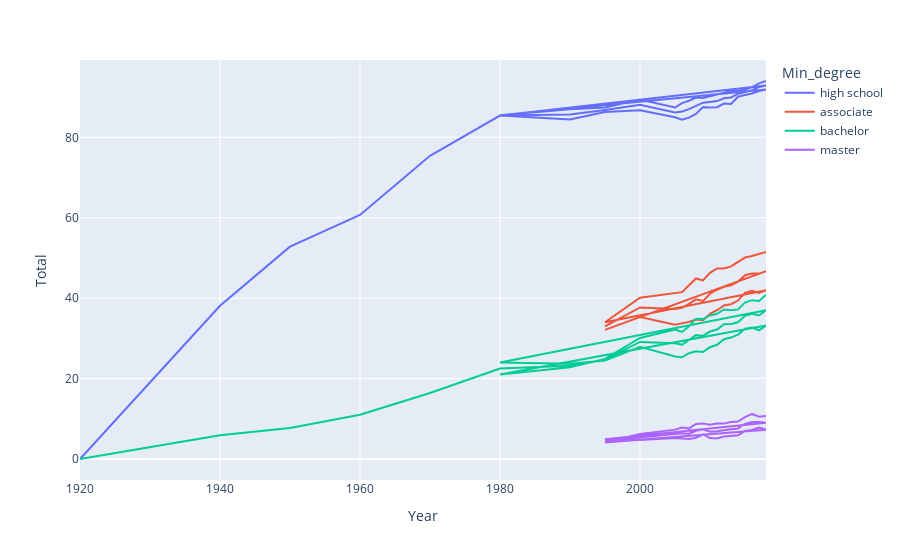

This figure's notebook cell:
### Code cell
fig = px.line(stat_Hispanic_update, x="Year", y="Total", line_group="Min_degree", color = 'Min_degree')
fig.show()

### Figure 1 — Plotly figure (JSON) as saved in the notebook; plotly's stock layout.template omitted (floating-point values rounded to 4 significant figures)
{"data": [{"hovertemplate": "Min_degree=high school<br>Year=%{x}<br>Total=%{y}<extra></extra>", "legendgroup": "high school", "line": {"color": "#636efa", "dash": "solid"}, "mode": "lines", "name": "high school", "orientation": "v", "showlegend": true, "type": "scatter", "x": [1920, 1940, 1950, 1960, 1970, 1980, 1990, 1995, 2000, 2005, 2006, 2007, 2008, 2009, 2010, 2011, 2012, 2013, 2014, 2015, 2016, 2017, 2018, 1980, 1990, 1995, 2000, 2005, 2006, 2007, 2008, 2009, 2010, 2011, 2012, 2013, 2014, 2015, 2016, 2017, 2018, 1980, 1990, 1995, 2000, 2005, 2006, 2007, 2008, 2009, 2010, 2011, 2012, 2013, 2014, 2015, 2016, 2017, 2018], "xaxis": "x", "y": [0, 38.1, 52.8, 60.7, 75.4, 85.4, 85.7, 86.8, 88.1, 86.2, 86.4, 87, 87.8, 88.6, 88.8, 89, 89.7, 89.9, 90.8, 91.2, 91.7, 92.5, 92.9, 85.4, 84.4, 86.3, 86.7, 85, 84.4, 84.9, 85.8, 87.5, 87.4, 87.5, 88.4, 88.3, 90.1, 90.5, 90.9, 91.5, 91.9, 85.5, 87, 87.4, 89.4, 87.4, 88.5, 89.1, 89.9, 89.8, 90.2, 90.7, 91.1, 91.5, 91.5, 91.8, 92.5, 93.4, 94], "yaxis": "y"}, {"hovertemplate": "Min_degree=associate<br>Year=%{x}<br>Total=%{y}<extra></extra>", "legendgroup": "associate", "line": {"color": "#EF553B", "dash": "solid"}, "mode": "lines", "name": "associate", "orientation": "v", "showlegend": true, "type": "scatter", "x": [1995, 2000, 2005, 2006, 2007, 2008, 2009, 2010, 2011, 2012, 2013, 2014, 2015, 2016, 2017, 2018, 1995, 2000, 2005, 2006, 2007, 2008, 2009, 2010, 2011, 2012, 2013, 2014, 2015, 2016, 2017, 2018, 1995, 2000, 2005, 2006, 2007, 2008, 2009, 2010, 2011, 2012, 2013, 2014, 2015, 2016, 2017, 2018], "xaxis": "x", "y": [33, 37.7, 37.3, 37.6, 38.6, 39.7, 39.3, 41.1, 42.1, 42.8, 43.2, 44.1, 45.7, 46.1, 46.1, 46.7, 32.1, 35.3, 33.4, 33.8, 34.1, 34.7, 34.5, 36.1, 37, 38.2, 38.5, 39.4, 41.3, 41.8, 41.3, 42, 34, 40.1, 41.3, 41.5, 43.2, 44.9, 44.4, 46.3, 47.4, 47.4, 47.9, 48.9, 50.1, 50.5, 51, 51.5], "yaxis": "y"}, {"hovertemplate": "Min_degree=bachelor<br>Year=%{x}<br>Total=%{y}<extra></extra>", "legendgroup": "bachelor", "line": {"color": "#00cc96", "dash": "solid"}, "mode": "lines", "name": "bachelor", "orientation": "v", "showlegend": true, "type": "scatter", "x": [1920, 1940, 1950, 1960, 1970, 1980, 1990, 1995, 2000, 2005, 2006, 2007, 2008, 2009, 2010, 2011, 2012, 2013, 2014, 2015, 2016, 2017, 2018, 1980, 1990, 1995, 2000, 2005, 2006, 2007, 2008, 2009, 2010, 2011, 2012, 2013, 2014, 2015, 2016, 2017, 2018, 1980, 1990, 1995, 2000, 2005, 2006, 2007, 2008, 2009, 2010, 2011, 2012, 2013, 2014, 2015, 2016, 2017, 2018], "xaxis": "x", "y": [0, 5.9, 7.7, 11, 16.4, 22.5, 23.2, 24.7, 29.1, 28.8, 28.4, 29.6, 30.8, 30.6, 31.7, 32.2, 33.5, 33.6, 34, 35.6, 36.1, 35.7, 37, 24, 23.7, 24.5, 27.9, 25.5, 25.3, 26.3, 26.8, 26.6, 27.8, 28.4, 29.8, 30.2, 30.9, 32.4, 32.7, 32, 33.2, 21, 22.8, 24.9, 30.1, 32.2, 31.6, 33, 34.9, 34.8, 35.7, 36.1, 37.2, 37, 37.2, 38.9, 39.5, 39.3, 40.8], "yaxis": "y"}, {"hovertemplate": "Min_degree=master<br>Year=%{x}<br>Total=%{y}<extra></extra>", "legendgroup": "master", "line": {"color": "#ab63fa", "dash": "solid"}, "mode": "lines", "name": "master", "orientation": "v", "showlegend": true, "type": "scatter", "x": [1995, 2000, 2005, 2006, 2007, 2008, 2009, 2010, 2011, 2012, 2013, 2014, 2015, 2016, 2017, 2018, 1995, 2000, 2005, 2006, 2007, 2008, 2009, 2010, 2011, 2012, 2013, 2014, 2015, 2016, 2017, 2018, 1995, 2000, 2005, 2006, 2007, 2008, 2009, 2010, 2011, 2012, 2013, 2014, 2015, 2016, 2017, 2018], "xaxis": "x", "y": [4.5, 5.4, 6.3, 6.4, 6.3, 7, 7.4, 6.8, 6.9, 7.2, 7.4, 7.6, 8.7, 9.2, 9.2, 9, 4.9, 4.7, 5.2, 5.1, 5, 5.3, 6.1, 5.2, 5.1, 5.6, 5.7, 5.9, 7, 7.2, 7.8, 7.3, 4.1, 6.2, 7.3, 7.8, 7.6, 8.7, 8.8, 8.5, 8.8, 8.8, 9.2, 9.3, 10.4, 11.2, 10.5, 10.7], "yaxis": "y"}], "layout": {"legend": {"title": {"text": "Min_degree"}, "tracegroupgap": 0}, "margin": {"t": 60}, "xaxis": {"anchor": "y", "domain": [0, 1], "title": {"text": "Year"}}, "yaxis": {"anchor": "x", "domain": [0, 1], "title": {"text": "Total"}}}}
